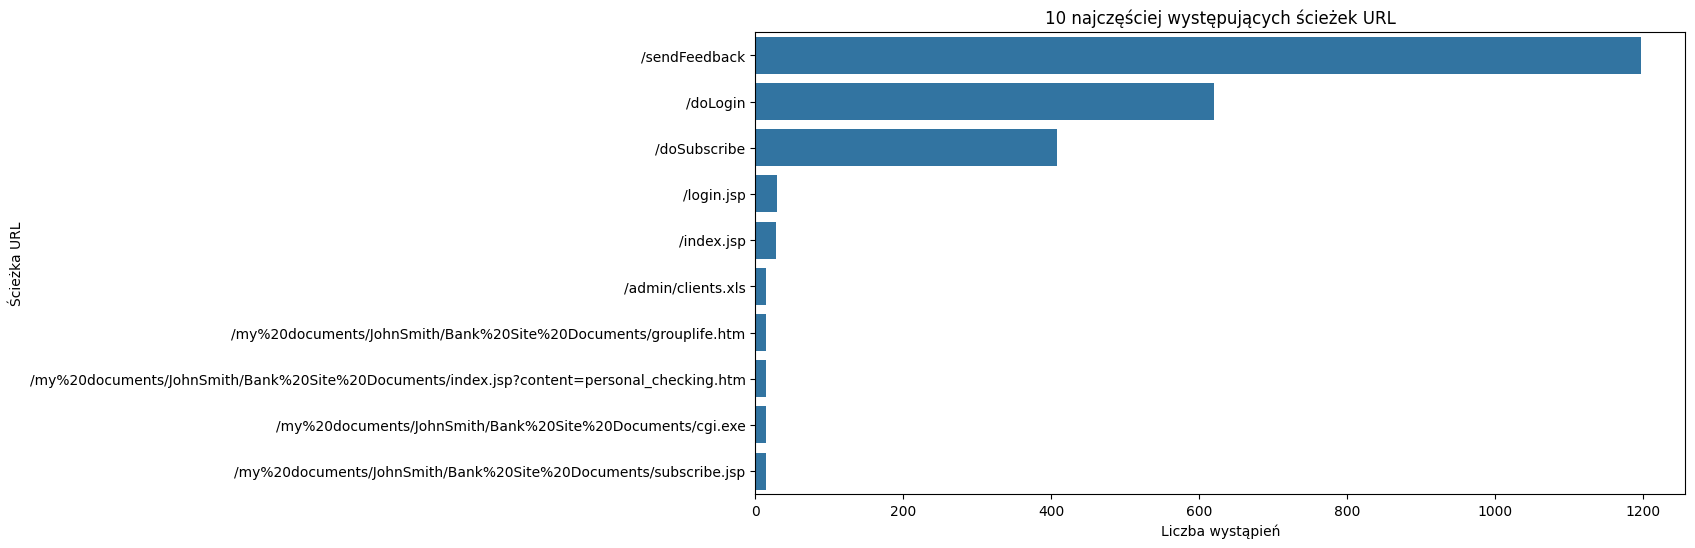

The script that drew this image:
# Najpierw instalujemy niezbędne biblioteki
import pandas as pd
from google.colab import files
from collections import Counter
import matplotlib.pyplot as plt
import seaborn as sns

# 1. Załadowanie pliku
uploaded = files.upload()

# 2. Wczytanie pliku CSV do ramki danych
# Zakładam, że plik to CSV; w przeciwnym razie trzeba dostosować format wczytywania
file_name = list(uploaded.keys())[0]  # Pobiera nazwę pierwszego załadowanego pliku
data = pd.read_csv(file_name)

# 3. Wyświetlenie pierwszych kilku wierszy dla weryfikacji
print("Pierwsze 5 wierszy datasetu:")
print(data.head())

# 4. Liczenie metod HTTP
method_counter = Counter(data['method'])

# 5. Liczenie ścieżek
path_counter = Counter(data['path'])

# 6. Zliczanie znaków specjalnych (o ile są to liczby w odpowiednich kolumnach)
special_char_columns = ['single_q', 'double_q', 'dashes', 'braces', 'spaces', 'percentages', 'semicolons']
special_char_stats = {col: data[col].sum() for col in special_char_columns}

# 7. Wyniki

# Metody HTTP
print("\nMetody HTTP:")
for method, count in method_counter.items():
    print(f"{method}: {count}")

# Ścieżki URL
print("\nŚcieżki URL:")
for path, count in path_counter.items():
    print(f"{path}: {count}")

# Statystyki znaków specjalnych
print("\nStatystyki znaków specjalnych:")
for char, count in special_char_stats.items():
    print(f"{char}: {count}")

# Wizualizacja metod HTTP
plt.figure(figsize=(10, 6))
sns.barplot(x=list(method_counter.keys()), y=list(method_counter.values()))
plt.title("Liczba wystąpień metod HTTP")
plt.xlabel("Metoda HTTP")
plt.ylabel("Liczba wystąpień")
plt.xticks(rotation=45)
plt.show()

# Wizualizacja ścieżek URL
top_paths = path_counter.most_common(10)  # Pobieramy 10 najczęściej występujących ścieżek
paths, counts = zip(*top_paths)  # Rozdzielamy ścieżki i ich liczniki

plt.figure(figsize=(12, 6))
sns.barplot(x=list(counts), y=list(paths))
plt.title("10 najczęściej występujących ścieżek URL")
plt.xlabel("Liczba wystąpień")
plt.ylabel("Ścieżka URL")
plt.show()
